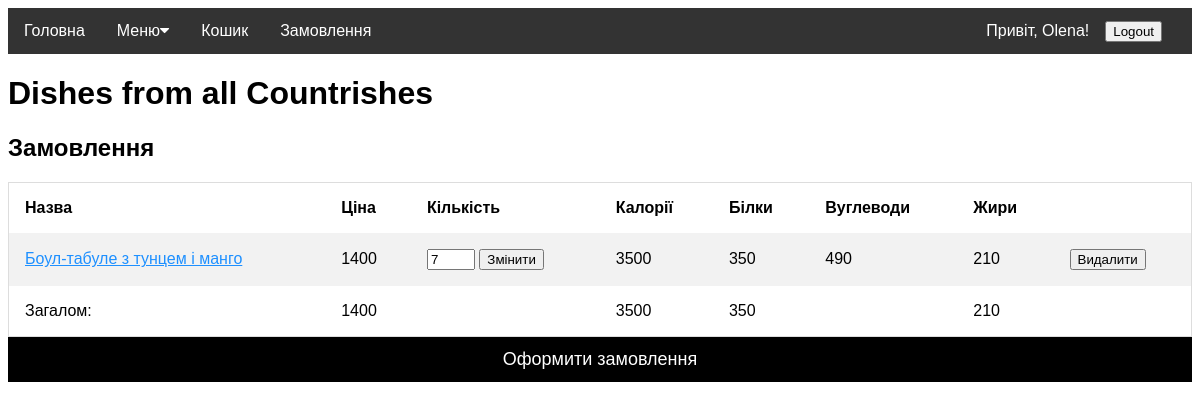
Page /cart (signed in) on the committed database.
### models.py (models this page shows, shortened)
class Ordered_dish(Base):
    __tablename__ = 'Ordered_dishes'
    id = Column(Integer, primary_key=True)
    dish = Column(Integer, ForeignKey('Dish.id'))
    order_id = Column(Integer, ForeignKey('Order.id'))
    quantity = Column(Integer)

class Dish(Base):
    __tablename__ = 'Dishes'
    id = Column(Integer, primary_key=True)
    dish_name = Column(String(120))
    price = Column(Integer)
    description = Column(String(120))
    available = Column(Integer)
    category = Column(Integer, ForeignKey('Category.id'))
    photo = Column(String(120))
    ccal = Column(Integer)
    protein = Column(Integer)
    fat = Column(Integer)
    carbs = Column(Integer)
    average_rate = Column(Integer)

### app.py (the view)
@app.route('/cart', methods=['GET', 'POST'])
def get_cart():
    if session.get('id'):
        if request.method == 'GET':
            with SQLiteDB('dish.db') as db:
                orders = db.select_from_db('Orders', ['*'],
                                           {'user': session['id']})  # TODO Implement with AND using ORM
                order = next((x for x in orders if x['status'] == 0), None)
                if order:
                    dishes = db.query_db(
                        f"Select Ordered_dishes.id, Dishes.price, Dishes.ccal, Dishes.fat, Dishes.protein,"
                        f"Dishes.carbs, Dishes.dish_name, Ordered_dishes.quantity from Orders"
                        f" join Ordered_dishes on Orders.id = Ordered_dishes.order_id"
                        f" join Dishes on Dishes.id=Ordered_dishes.dish"
                        f" join Categories on Categories.id=Dishes.category "
                        f" where Ordered_dishes.order_id == {order['id']} AND Orders.status==0")
                    order_info = {'price': 0, 'ccal': 0, 'protein': 0, 'fat': 0, 'carbs': 0, 'order_id': order['id']}
                    for dish in dishes:
                        order_info['price'] += dish['price'] * dish['quantity']
                        order_info['ccal'] += dish['ccal'] * dish['quantity']
                        order_info['protein'] += dish['protein'] * dish['quantity']
                        order_info['fat'] += dish['fat'] * dish['quantity']
                        order_info['carbs'] += dish['carbs'] * dish['quantity']
                else:
                    order_info = {'price': 0, 'ccal': 0, 'protein': 0, 'fat': 0, '': 0}
                    dishes = []
                return render_template('cart.html', dishes=dishes, user=session, order_info=order_info)
        if request.method == 'POST':
            with SQLiteDB('dish.db') as db:
                data = request.form.to_dict()
                db.update_db('Ordered_dishes', {'quantity': data['quantity']}, {'id': data['id']})
                return app.redirect('/cart')
    return '.'

### database_old.py (called while the page is built)
def dict_factory(cursor, row):
    d = {}
    for idx, col in enumerate(cursor.description):
        d[col[0]] = row[idx]
    return d

    def __enter__(self):
        return self

    def __exit__(self, exc_type, exc_val, exc_tb):
        self.con.commit()
        self.con.close()

    def query_db(self, query, one=False):
        result =  self.cur.execute(query).fetchall()
        return (result[0] if result else None) if one else result

    def select_from_db(self, table_name, columns:list, where=None, one=False):
        columns = ', '.join(columns)
        query = f"SELECT {columns} FROM {table_name}"
        if where:
            where = ', '.join([f"{key}='{value}'" for key, value in where.items()])
            query += f' WHERE {where}'
        return self.query_db(query, one)

### templates/cart.html (shortened to what this page needs)
{% extends 'base.html' %}
{% block content %}
    <h2>Замовлення</h2>
    <table>
        <tr>
            <th>Назва</th>
            <th>Ціна</th>
            <th>Кількість</th>
            <th>Калорії</th>
            <th>Білки</th>
            <th>Вуглеводи</th>
            <th>Жири</th>
            <th></th>
        </tr>
        {% for dish in dishes %}
            <tr>
                <td>
                    <a href={{ url_for("get_dish_from_category", dish_id=dish.id, category_name=dish.slug) }}> {{ dish.dish_name }}</a>
                </td>
                <td>{{ dish.price * dish.quantity }}</td>
                <td>
                    <form method="POST">
                        <input type="number" min="1" max="6" name="quantity" value="{{ dish.quantity }}">
                        <button type="submit">Змінити</button>
                    </form>
                </td>
                <td>{{ dish.ccal * dish.quantity }}</td>
                <td>{{ dish.protein * dish.quantity }}
                </td>
                <td>{{ dish.carbs * dish.quantity }}</td>
                <td>{{ dish.fat * dish.quantity }}</td>
                <td>
                    <form method="POST" action="/cart/remove/{{ dish.id }}">
                        <button type="submit">Видалити</button>
                    </form>
                </td>
            </tr>
        {% endfor %}
        <tr>
            <td>Загалом:</td>
            <td>{{ order_info.price }}</td>
            <td></td>
            <td>{{ order_info.ccal }}</td>
            <td>{{ order_info.protein }}</td>
            <td>{{ order_info.carb }}</td>
            <td>{{ order_info.fat }}</td>
            <td></td>
        </tr>
    </table>
    <form action="/cart/order" method="POST">
        {% if  order_info.order_id %}
        <button class="button" type="submit">Оформити замовлення</button>
        {% endif %}
    </form>
{% endblock %}

### static/styles.css (style rules this page uses)
* { box-sizing: border-box }
a { color: dodgerblue; }
* { box-sizing: border-box; }
table { border-collapse: collapse; border-spacing: 0; width: 100%; border: 1px solid #ddd; }
th, td { text-align: left; padding: 16px; }
tr:nth-child(even) { background-color: #f2f2f2; }
.button { border: none; outline: 0; padding: 12px; color: white; background-color: #000; text-align: center; cursor: pointer; width: 100%; font-size: 18px; }

### rows in the picture
Ordered_dish: dish_name "Боул-табуле з тунцем і манго", dish.price*dish.quantity "1400", quantity "7", dish.ccal*dish.quantity "3500", dish.protein*dish.quantity "350", dish.carbs*dish.quantity "490", dish.fat*dish.quantity "210"

### other values in the picture
{{ user.first_name }} "Olena"
{{ order_info.price }} "1400"
{{ order_info.ccal }} "3500"
{{ order_info.protein }} "350"
{{ order_info.fat }} "210"
